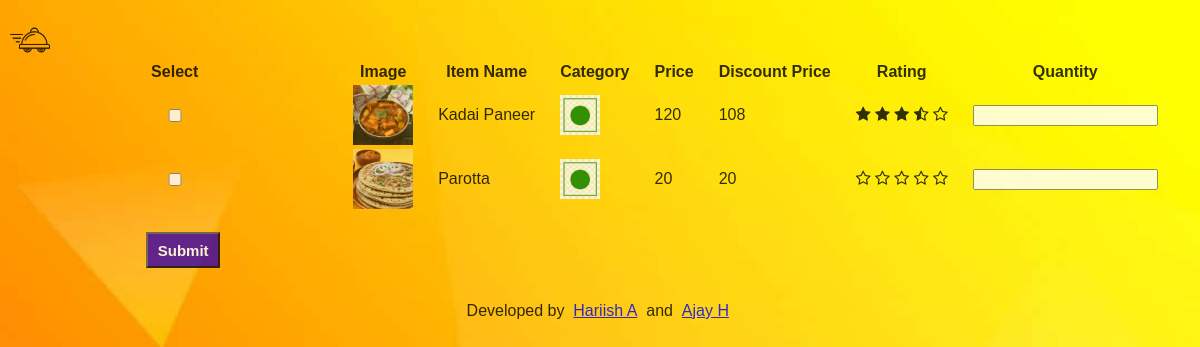
The app's page /order/1 (signed in), older data.
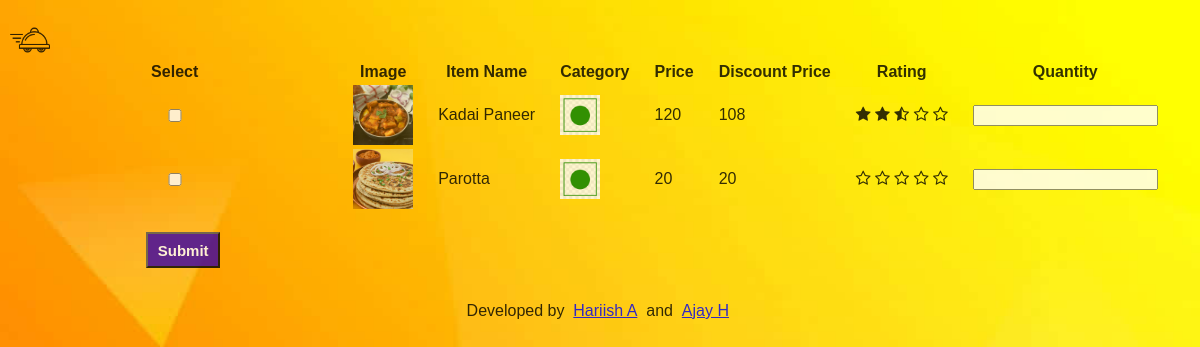
The same page, newer data.
### base/models.py (models this page shows, shortened)
class Items(models.Model):
    class Cusine(models.TextChoices):
        NORTH_INDIAN = 'NORTH INDIAN', 'north indian'
        CHINESE = 'CHINESE', 'chinese'
        SOUTH_INDIAN = 'SOUTH INDIAN', 'south indian'
        WESTERN = 'WESTERN', 'western'
    name = models.CharField(max_length=40)
    price = models.DecimalField(max_digits=5, decimal_places=2)
    description = models.TextField(max_length=200, null=True)
    category = models.CharField(max_length=8, choices=CustomerProfile.Preferences.choices ,default=CustomerProfile.Preferences.VEG)
    image = models.ImageField(upload_to="items/")
    quantity = models.PositiveIntegerField(null=True, validators=[MinValueValidator(0),])
    rating = models.DecimalField(max_digits=3, decimal_places=2, validators=[MinValueValidator(0.0), MaxValueValidator(5.0)], default=0,null=True)
    restaurant = models.ForeignKey(Restaurant,on_delete=models.CASCADE)
    offer = models.IntegerField(validators=[MaxValueValidator(100),MinValueValidator(0)],default=0)
    cusine = models.CharField(max_length=20, choices= Cusine.choices, default= Cusine.SOUTH_INDIAN)

### base/views.py (the view, shortened to what this page needs)
# urls.py: path("order/<str:pk>", views.order, name="order"),
@login_required(login_url='login')
def order(request,pk):
    temp = CustomerProfile.objects.get(user_id = request.user.id)
    if temp.preference == "VEG":
        items = Items.objects.all().filter(restaurant_id = pk,category = temp.preference ,quantity__gt = 0)
    else:
        items = Items.objects.all().filter(restaurant_id = pk,quantity__gt = 0)
    context = {"items": items}
    return render(request, "base/order.html", context=context)

### base/templates/base/order.html (shortened to what this page needs)
{% load mathfilters %}
{%load static%}
<head>
    <link rel='stylesheet' href="{%static 'styles/style.css'%}" />
    <link rel="stylesheet" href="https://cdnjs.cloudflare.com/ajax/libs/font-awesome/4.7.0/css/font-awesome.min.css">
</head>
<body style='background-image: url("../images/order.jpg"); background-size: 100% 100%;
opacity: 80%;
height:100vh;'>
    <div >
        <a href = '/'>
            <img src = " {%static 'images/transparent_black.png'%}" class = 'logo'>
        </a>
        <div class = "order-container">
            <div class = "table-container">
            <form method="POST">
                <table>
                    <tr>
                        <th> Select </th>
                        <th> Image </th>
                        <th> Item Name </th>
                        <th> Category</th>
                        <th> Price </th>
                        <th> Discount Price </th>
                        <th> Rating </th>
                        <th> Quantity </th>
                    </tr>
                    {% for item in items %}
                        <tr>
                            <td > <input type="checkbox" name="item_list" value="{{item.pk}}" /> </td>
                            <td> <img class="menu-item-image" src="{{item.image.url }}" width="60px" height="60px"/> </td>
                            <td> {{item.name}} </td>
                            <td>
                            {%if item.category == 'VEG' %}
                                <img src = "{%static 'images/veg.png'%}" width='40px' height='40px'/>
                            {%else%}
                                <img src = "{%static 'images/nonveg.png'%}" width='40px' height='40px'/>
                            {%endif%}
                            </td>
                            <td> {{item.price|floatformat:"0"}} </td>
                            <td class='offer'>
                                {%with off=item.price|mul:item.offer|div:100%}
                                    {{item.price|sub:off|floatformat:"0"}}
                                {% endwith %}
                            </td>
                            <td>
                                <span>
                                <i class="fa fa-star{% if item.rating == 0.5 %}-half-o{% elif item.rating < 1 %}-o {% endif %}" aria-hidden="true"></i>
                                <i class="fa fa-star{% if item.rating == 1.5 %}-half-o{% elif item.rating < 2 %}-o {% endif %}" aria-hidden="true"></i>
                                <i class="fa fa-star{% if item.rating == 2.5 %}-half-o{% elif item.rating < 3 %}-o {% endif %}" aria-hidden="true"></i>
                                <i class="fa fa-star{% if item.rating == 3.5 %}-half-o{% elif item.rating < 4 %}-o {% endif %}" aria-hidden="true"></i>
                                <i class="fa fa-star{% if item.rating == 4.5 %}-half-o{% elif item.rating < 5 %}-o {% endif %}" aria-hidden="true"></i>
                                </span>
                            </td>
                            <td > <input type="number" name="quantity_list"   /> </td>
                        </tr>
                    {% endfor %}
                </table>
                <button class = "sub-button" style="margin-left: 128;margin-top: 20;"> Submit </button>
            </form>
            <br>
            </div>
            <div class="order-footer">
                Developed by
                &nbsp
                <a href="https://github.com/Hariish-A" target="_blank">
                    Hariish A
                </a>
                &nbsp;
                and
                &nbsp;
                <a href="https://github.com/hajay180505" target="_blank">
                        Ajay H
                </a>
            </div>
        </div>
    </div>
</body>

Row changes from the older to the newer data that the page shows:
changed Items "Kadai Paneer": rating 3.5 → 2.5 (drawn)
